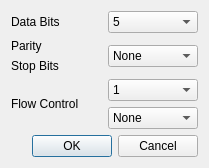
<?xml version="1.0" encoding="UTF-8"?>
<ui version="4.0">
 <class>PortSetBox</class>
 <widget class="QDialog" name="PortSetBox">
  <property name="geometry">
   <rect>
    <x>0</x>
    <y>0</y>
    <width>209</width>
    <height>155</height>
   </rect>
  </property>
  <property name="windowTitle">
   <string>Dialog</string>
  </property>
  <layout class="QGridLayout" name="gridLayout">
   <item row="0" column="0">
    <widget class="QLabel" name="label">
     <property name="text">
      <string>Data Bits</string>
     </property>
    </widget>
   </item>
   <item row="0" column="1">
    <widget class="QComboBox" name="dataBitsBox">
     <item>
      <property name="text">
       <string>5</string>
      </property>
     </item>
     <item>
      <property name="text">
       <string>6</string>
      </property>
     </item>
     <item>
      <property name="text">
       <string>7</string>
      </property>
     </item>
     <item>
      <property name="text">
       <string>8</string>
      </property>
     </item>
    </widget>
   </item>
   <item row="1" column="0">
    <widget class="QLabel" name="label_2">
     <property name="text">
      <string>Parity</string>
     </property>
    </widget>
   </item>
   <item row="1" column="1" rowspan="2">
    <widget class="QComboBox" name="parityBox">
     <item>
      <property name="text">
       <string>None</string>
      </property>
     </item>
     <item>
      <property name="text">
       <string>Even</string>
      </property>
     </item>
     <item>
      <property name="text">
       <string>Odd</string>
      </property>
     </item>
     <item>
      <property name="text">
       <string>Space</string>
      </property>
     </item>
     <item>
      <property name="text">
       <string>Mark</string>
      </property>
     </item>
    </widget>
   </item>
   <item row="2" column="0">
    <widget class="QLabel" name="label_3">
     <property name="text">
      <string>Stop Bits</string>
     </property>
    </widget>
   </item>
   <item row="3" column="0" rowspan="2">
    <widget class="QLabel" name="label_4">
     <property name="text">
      <string>Flow Control</string>
     </property>
    </widget>
   </item>
   <item row="3" column="1">
    <widget class="QComboBox" name="stopBitsBox">
     <item>
      <property name="text">
       <string>1</string>
      </property>
     </item>
     <item>
      <property name="text">
       <string>1.5</string>
      </property>
     </item>
     <item>
      <property name="text">
       <string>2</string>
      </property>
     </item>
    </widget>
   </item>
   <item row="4" column="1">
    <widget class="QComboBox" name="flowContorlBox">
     <item>
      <property name="text">
       <string>None</string>
      </property>
     </item>
     <item>
      <property name="text">
       <string>RTS/CTS</string>
      </property>
     </item>
     <item>
      <property name="text">
       <string>XON/XOFF</string>
      </property>
     </item>
    </widget>
   </item>
   <item row="5" column="0" colspan="2">
    <widget class="QDialogButtonBox" name="buttonBox">
     <property name="orientation">
      <enum>Qt::Horizontal</enum>
     </property>
     <property name="standardButtons">
      <set>QDialogButtonBox::Cancel|QDialogButtonBox::Ok</set>
     </property>
    </widget>
   </item>
  </layout>
 </widget>
 <resources/>
 <connections>
  <connection>
   <sender>buttonBox</sender>
   <signal>accepted()</signal>
   <receiver>PortSetBox</receiver>
   <slot>accept()</slot>
   <hints>
    <hint type="sourcelabel">
     <x>248</x>
     <y>254</y>
    </hint>
    <hint type="destinationlabel">
     <x>157</x>
     <y>274</y>
    </hint>
   </hints>
  </connection>
  <connection>
   <sender>buttonBox</sender>
   <signal>rejected()</signal>
   <receiver>PortSetBox</receiver>
   <slot>reject()</slot>
   <hints>
    <hint type="sourcelabel">
     <x>316</x>
     <y>260</y>
    </hint>
    <hint type="destinationlabel">
     <x>286</x>
     <y>274</y>
    </hint>
   </hints>
  </connection>
 </connections>
</ui>
